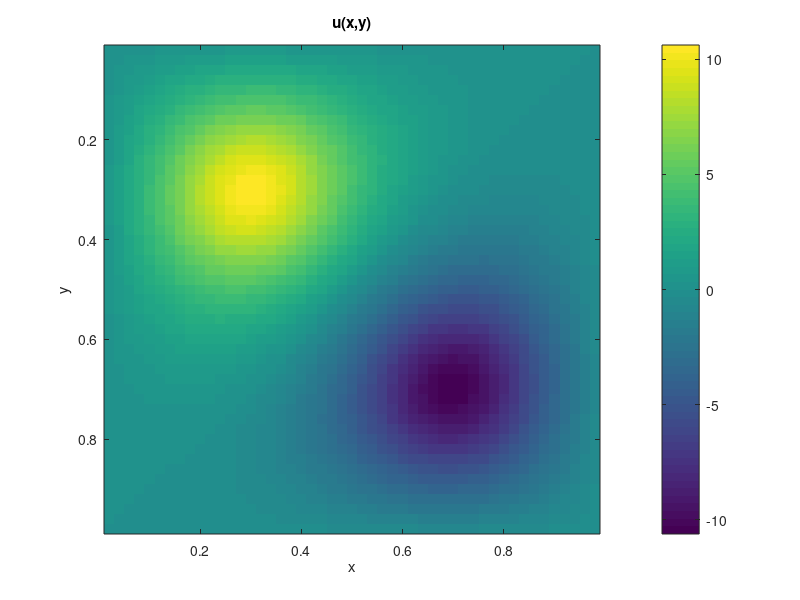

Write the MATLAB code that produced this figure.
% William Lippincott
% this code attempts to use newton's method to solve the 4 odes rather than
% the color identification from graphing that the paper outlined.

% the difference in this code is that we will attempt to solve the pde
% system rather than just the ode system

% this code is the tangent continuation method applied to the set of ODEs
% in the paper.
clc, clear, close all

%% Definitions of ODES
% the full coupled ODES: (with Dirichlet B.C.)
% -u'' = (lambda * abs(v)^r-1 * v) + (abs(v)^p-1 * v)   in (0,1)
% -v'' = (abs(u)^q-1 * u)                               in (0,1)
% parameters for the ODE
% 0 < r < 1/q and p > max{1, 1/q}
% for now, we want u'' + v.^3 = 0 and v'' + u.^3 = 0. 
% let lambda = 0 and p = 3. Also let q = 3
% this can be changed by user in the following input code 
lambda = 0;

%% Initial Solution
% use Newton's method to first solve the ode. use spdiags and D2 version
n = 50;
N = n-1;
a = 0; b = 1;
dx = (b-a) / n;
x = linspace(a, b, n+1)'; 
z = x(2: end-1);
% with these parameters for p, q, we know that our solution probably looks
% like sin(pi*z) because that is what is looked like for u'' + u = 0
% fix initial guess.
% create the initial guess
[X, Y] = meshgrid(z,z);
U0 = 6*(sin(2*pi*X).*sin(pi*Y) + sin(1*pi*X).*sin(2*pi*Y));       

u1 = U0(:);                      

% build difference matrices
D = kron([1 -2 1], ones(N, 1));
D2 = spdiags(D, [-1, 0, 1], N, N) / dx^2;
% this next lines are novel for the pde version
I = speye(N);
L = kron(I, D2) + kron(D2, I);       

% create object function, G
G = @(u1) L*u1 + lambda*u1 + u1.^3;

% create jacobian
J = @(u1) L + spdiags(lambda + 3*u1.^2, 0, N^2, N^2) ;

max_num_iterations = 10;
tol = 1e-10;
for i = 1:max_num_iterations
    chi = J(u1) \ G(u1);
    u1 = u1 - chi;

    error1 = norm(chi) * sqrt(dx);
    error2 = norm(G(u1)) * sqrt(dx);
    if error1 < tol
        break;
    end
end

fprintf('Newton''s Method \lambda =0:\n')
fprintf('max value for u1 is %g\n', max(abs(u1)))
U = reshape(u1, N, N);              
figure; 
imagesc(z, z, U);
colorbar
title('u(x,y)'); xlabel('x'); ylabel('y');
